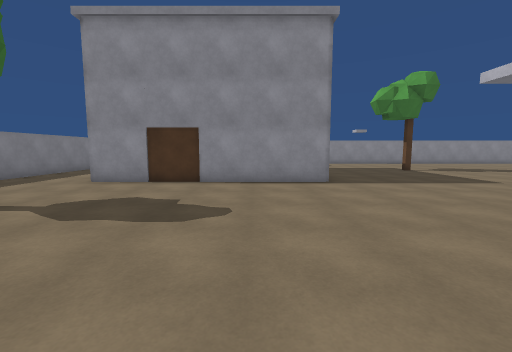
view 1 (above)

21 first-person views from a walk through a 3-D level made in the Unity game engine. The camera is 1.4 m above the floor, tilts 6° down and sees 90° across. The floor is counted in squares, 1 m on a side. Each view is taken from the middle of a square. On the plan, view 1 faces up. The plan holds only what a view shows up to about 13 squares ahead; the rest is blank. The place goes on beyond the plan. The player character is not drawn.

view 2
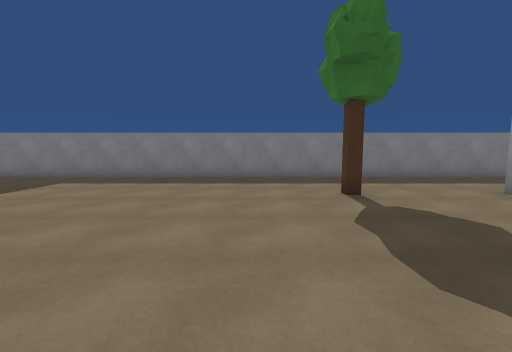

view 3
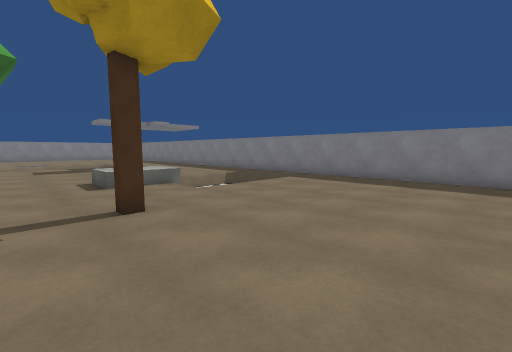

view 4
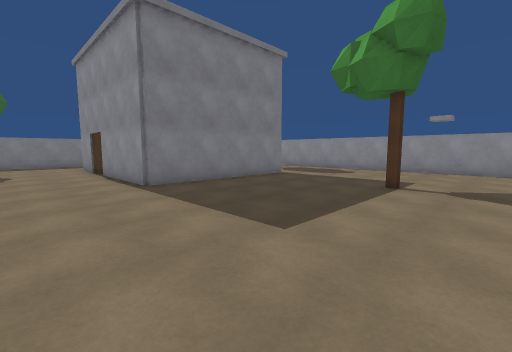

view 5
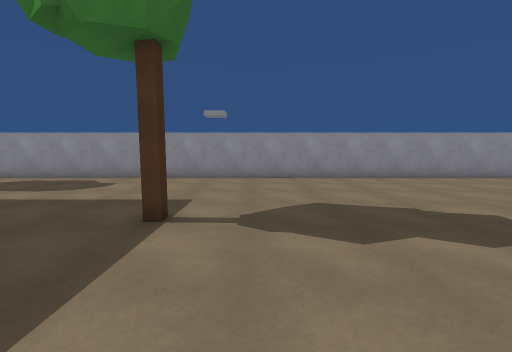

view 6
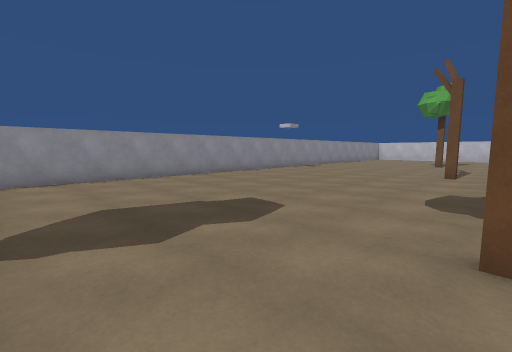

view 7
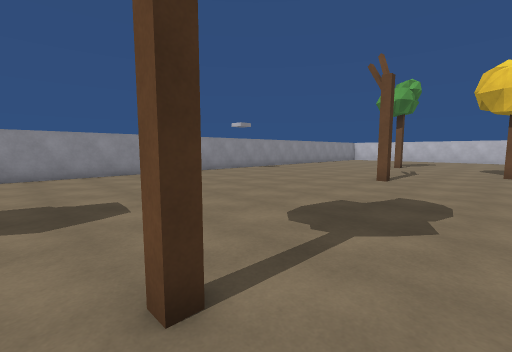

view 8
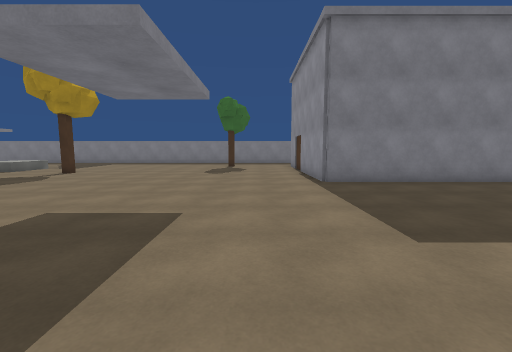

view 9
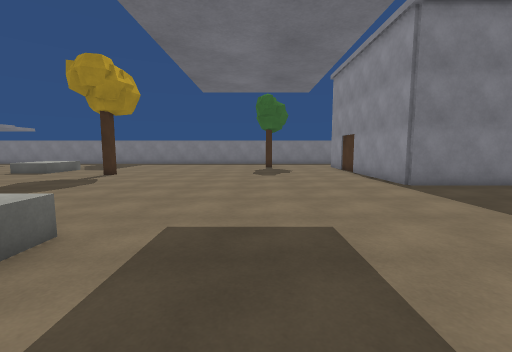

view 10
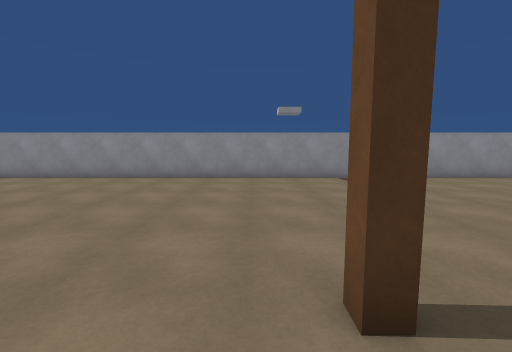

view 11
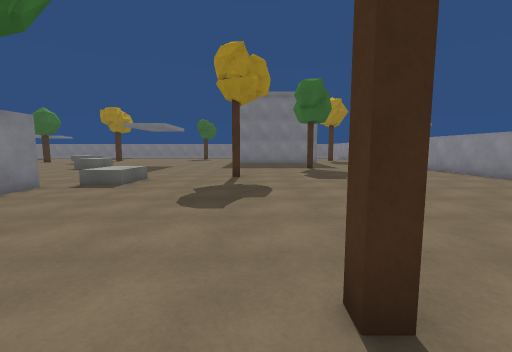

view 12
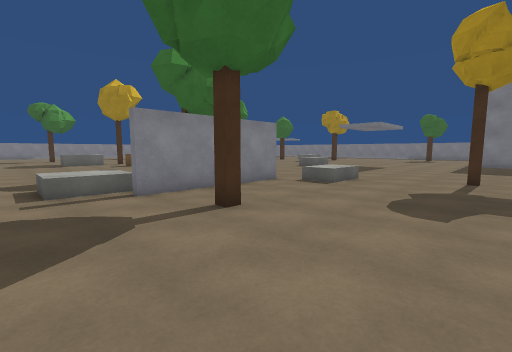

view 13
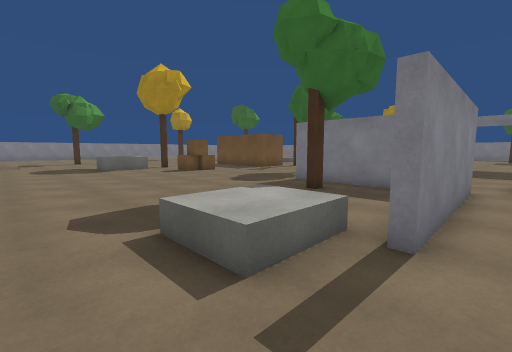

view 14
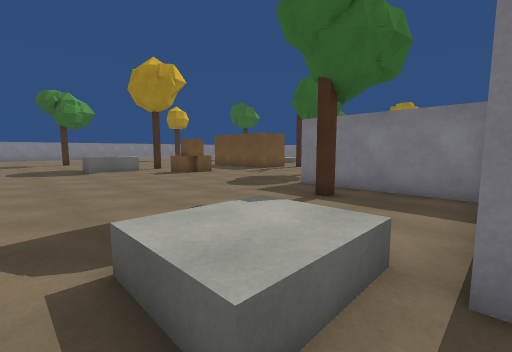

view 15
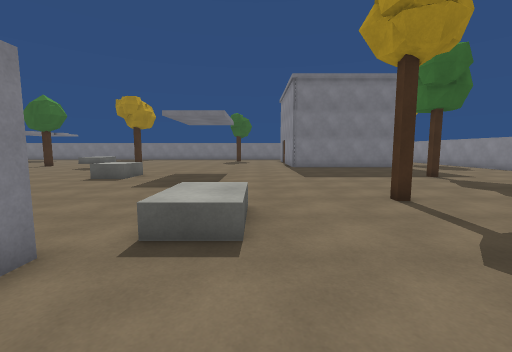

view 16
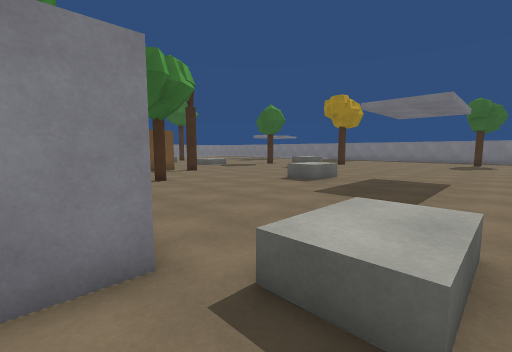

view 17
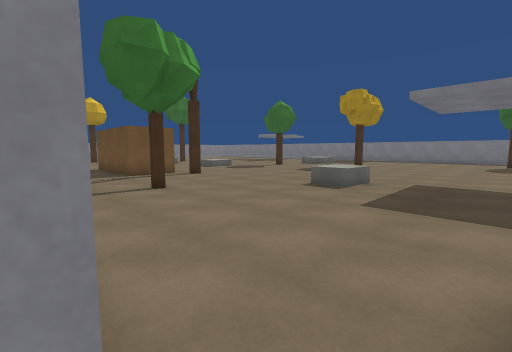

view 18
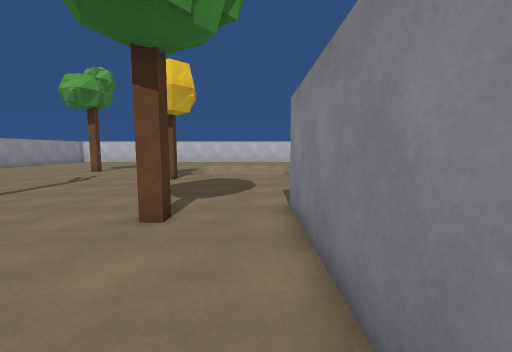

view 19
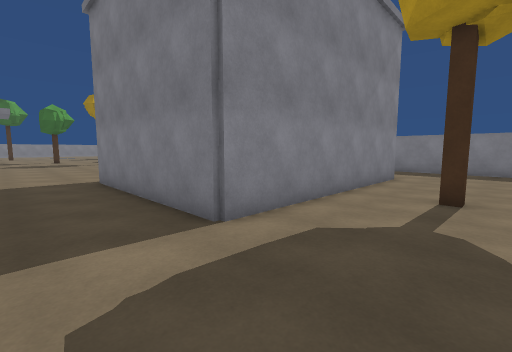

view 20
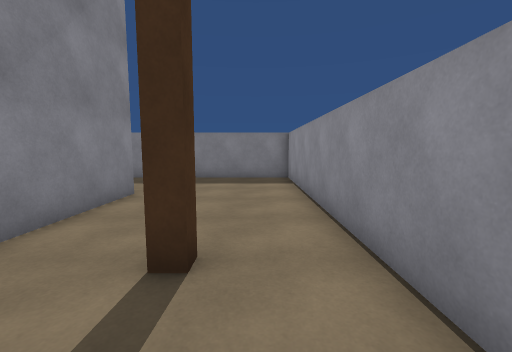

view 21
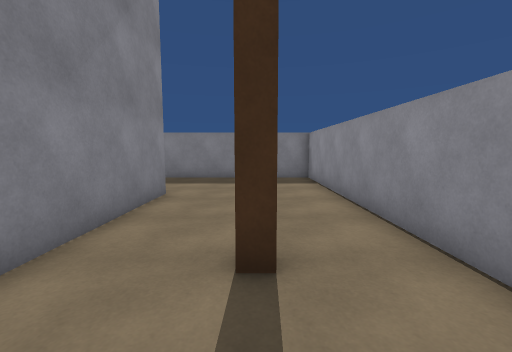

### Floor plan
Points are (right, up) in squares from view 1. A wall is a line through its corners. A room is listed if a view was taken in it or the views show most of it. See-through windows are left out.
Room 1 (views 1, 2, 3, 4, 5, 6, 7, 8, 9, 10, 11, 12, 13, 14, 15, 16, 17, 18, 19, 20, 21)
walls: (16.2, 12.2) (16.2, 11.8) (15.8, 11.8) (15.8, 12.2); (10.2, 17.2) (10.2, 16.8) (9.8, 16.8); (19.8, 5.2) (26.2, 5.2) (26.2, 4.8); (20.2, 4.5) (20.2, -1.2); (15.8, -2.8) (16.2, -2.8) (16.2, -3.2); (21.8, 1.2) (22.2, 1.2) (22.2, 0.8); (24.8, 8.2) (25.2, 8.2) (25.2, 7.8) (24.8, 7.8) (24.8, 8.2); (-1.2, -2.8) (-0.8, -2.8) (-0.8, -3.2); (-6.8, 6.2) (-6.8, 5.8) (-7.2, 5.8); (27.2, 14.2) (27.2, 13.8) (26.8, 13.8) (26.8, 14.2); (-2.2, 22.2) (-1.8, 22.2) (-1.8, 21.8); (-7, 19.2) (3.2, 19.2) (3.2, 10.9) (-7.2, 10.9); (30.5, 24.6) (-11.6, 24.6) (-11.6, -5.5)
low walls: (16.8, 7.8) (19.2, 7.8) (19.2, 6.1); (25.8, 4.1) (28.2, 4.1) (28.2, 1.9)
objects: other object (9, 0) to (11, 2)

Where each view was taken, in squares from view 1:
view 1: 0 up, 0 right, facing up
view 2: 3 up, 1 right, facing left
view 3: 3 up, 1 right, facing down-left
view 4: 7 up, 13 right, facing up-left
view 5: 12 up, 12 right, facing up
view 6: 12 up, 12 right, facing up-right
view 7: 10 up, 15 right, facing up-right
view 8: 8 up, 14 right, facing left
view 9: 5 up, 13 right, facing left
view 10: 12 up, 26 right, facing up
view 11: 13 up, 29 right, facing left
view 12: 13 up, 29 right, facing down-left
view 13: 6 up, 30 right, facing down-left
view 14: 5 up, 29 right, facing down-left
view 15: 8 up, 23 right, facing left
view 16: 8 up, 21 right, facing down-left
view 17: 6 up, 20 right, facing down-left
view 18: 6 up, 20 right, facing right
view 19: 23 up, 6 right, facing down-left
view 20: 23 up, 1 right, facing left
view 21: 22 up, 1 right, facing left
